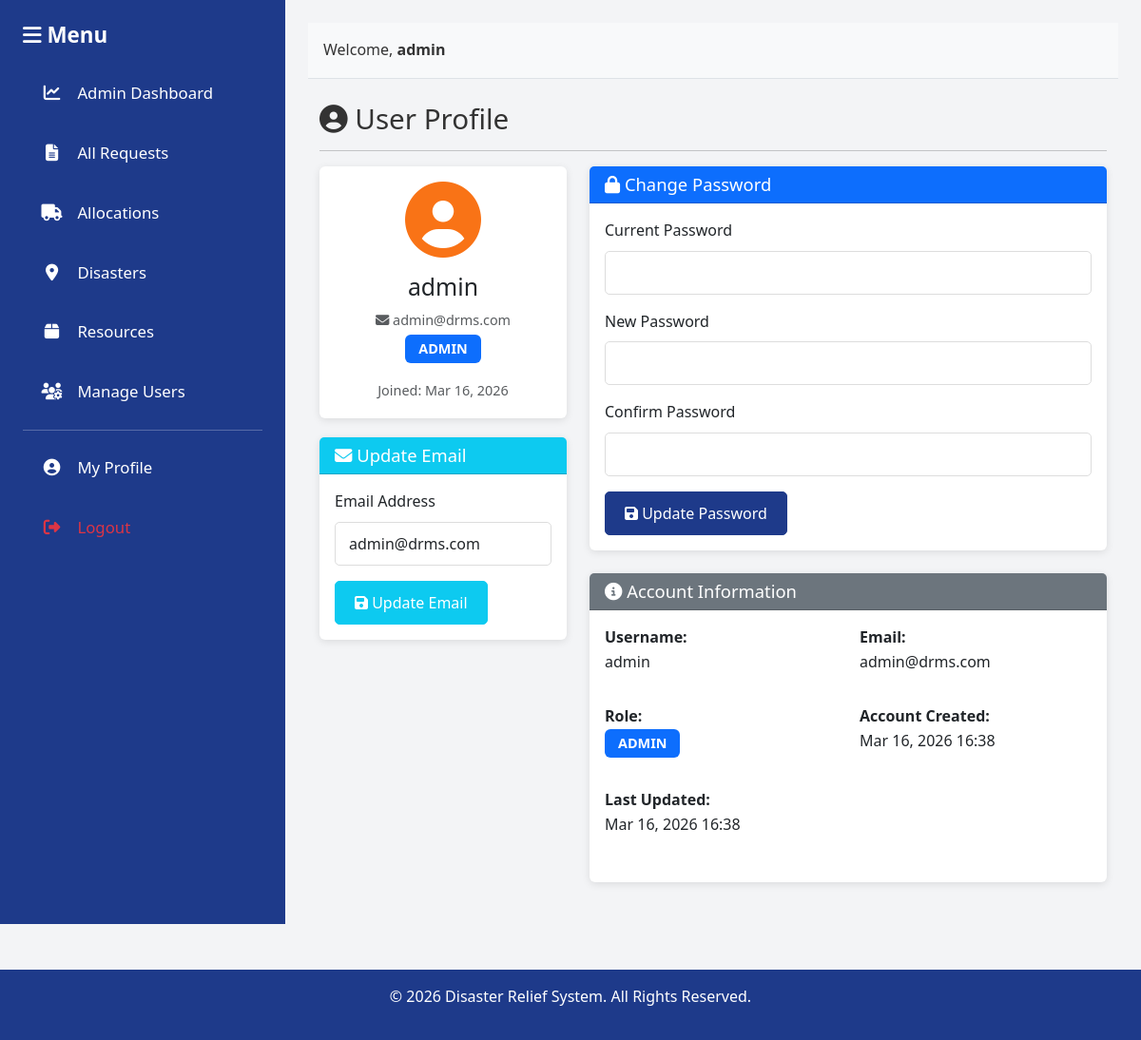
The app's page /profile.php (signed in) with its own data.
### tables this page shows
CREATE TABLE IF NOT EXISTS `users` (
    `id` INT PRIMARY KEY AUTO_INCREMENT,
    `username` VARCHAR(100) NOT NULL UNIQUE,
    `email` VARCHAR(255) DEFAULT NULL UNIQUE,
    `password` VARCHAR(255) NOT NULL,
    `role` VARCHAR(50) NOT NULL DEFAULT 'user',
    `location` VARCHAR(255),
    `created_at` TIMESTAMP DEFAULT CURRENT_TIMESTAMP,
    `updated_at` TIMESTAMP DEFAULT CURRENT_TIMESTAMP ON UPDATE CURRENT_TIMESTAMP
);

### config/auth.php (called while the page is built, shortened)
<?php
function is_logged_in() {
    return isset($_SESSION['user_id']);
}
function get_user_info() {
    global $conn;
    $user_id = $_SESSION['user_id'];
    $query = "SELECT * FROM users WHERE id = ?";
    $stmt = $conn->prepare($query);
    $stmt->bind_param("i", $user_id);
    $stmt->execute();
    return $stmt->get_result()->fetch_assoc();
}
?>

### profile.php (the view, shortened to what this page needs)
<?php
require_once 'config/database.php';
require_once 'config/auth.php';
$user = get_user_info();
?>
<!DOCTYPE html>
<html lang="en">
<head>
    <link href="https://cdn.jsdelivr.net/npm/bootstrap@5.3.0/dist/css/bootstrap.min.css" rel="stylesheet">
    <link href="https://cdnjs.cloudflare.com/ajax/libs/font-awesome/6.4.0/css/all.min.css" rel="stylesheet">
    <link href="assets/css/style.css" rel="stylesheet">
</head>
<body>
    <div class="container-fluid">
        <div class="row" style="min-height: 100vh;">
            <?php include 'includes/sidebar.php'; ?>
            <div class="col-md-9 p-4" style="background-color: #F3F4F6;">
                <?php include 'includes/header.php'; ?>
                <div class="container mt-4">
                    <h2><i class="fas fa-user-circle"></i> User Profile</h2>
                    <hr>
                    <div class="row">
                        <div class="col-md-4">
                            <div class="card">
                                <div class="card-body text-center">
                                    <i class="fas fa-user-circle" style="font-size: 80px; color: #F97316;"></i>
                                    <h3 class="mt-3"><?php echo htmlspecialchars($user['username']); ?></h3>
                                    <?php if (!empty($user['email'])): ?>
                                        <p class="text-muted mb-1"><i class="fas fa-envelope"></i> <?php echo htmlspecialchars($user['email']); ?></p>
                                    <?php endif; ?>
                                    <p class="text-muted">
                                        <span class="badge bg-primary"><?php echo strtoupper($user['role']); ?></span>
                                    </p>
                                    <small class="text-muted">
                                        Joined: <?php echo date('M d, Y', strtotime($user['created_at'])); ?>
                                    </small>
                                </div>
                            </div>
                            <div class="card mt-3">
                                <div class="card-header bg-info text-white">
                                    <h5 class="mb-0"><i class="fas fa-envelope"></i> Update Email</h5>
                                </div>
                                <div class="card-body">
                                    <form method="POST" action="">
                                        <div class="mb-3">
                                            <label for="email" class="form-label">Email Address</label>
                                            <input type="email" class="form-control" id="email" name="email"
                                                   value="<?php echo htmlspecialchars($user['email'] ?? ''); ?>"
                                                   placeholder="Enter your email address">
                                        </div>
                                        <button type="submit" class="btn btn-info text-white">
                                            <i class="fas fa-save"></i> Update Email
                                        </button>
                                    </form>
                                </div>
                            </div>
                        </div>
                        <div class="col-md-8">
                            <div class="card">
                                <div class="card-header bg-primary text-white">
                                    <h5 class="mb-0"><i class="fas fa-lock"></i> Change Password</h5>
                                </div>
                                <div class="card-body">
                                    <form method="POST" action="">
                                        <div class="mb-3">
                                            <label for="current_password" class="form-label">Current Password</label>
                                            <input type="password" class="form-control" id="current_password" name="current_password" required>
                                        </div>
                                        <div class="mb-3">
                                            <label for="new_password" class="form-label">New Password</label>
                                            <input type="password" class="form-control" id="new_password" name="new_password" required>
                                        </div>
                                        <div class="mb-3">
                                            <label for="confirm_password" class="form-label">Confirm Password</label>
                                            <input type="password" class="form-control" id="confirm_password" name="confirm_password" required>
                                        </div>
                                        <button type="submit" class="btn btn-primary">
                                            <i class="fas fa-save"></i> Update Password
                                        </button>
                                    </form>
                                </div>
                            </div>
                            <div class="card mt-4">
                                <div class="card-header bg-secondary text-white">
                                    <h5 class="mb-0"><i class="fas fa-info-circle"></i> Account Information</h5>
                                </div>
                                <div class="card-body">
                                    <div class="row mb-3">
                                        <div class="col-md-6">
                                            <strong>Username:</strong>
                                            <p><?php echo htmlspecialchars($user['username']); ?></p>
                                        </div>
                                        <div class="col-md-6">
                                            <strong>Email:</strong>
                                            <p><?php echo htmlspecialchars($user['email'] ?? 'Not set'); ?></p>
                                        </div>
                                    </div>
                                    <div class="row mb-3">
                                        <div class="col-md-6">
                                            <strong>Role:</strong>
                                            <p><span class="badge bg-primary"><?php echo strtoupper($user['role']); ?></span></p>
                                        </div>
                                        <div class="col-md-6">
                                            <strong>Account Created:</strong>
                                            <p><?php echo date('M d, Y H:i', strtotime($user['created_at'])); ?></p>
                                        </div>
                                    </div>
                                    <div class="row mb-3">
                                        <div class="col-md-6">
                                            <strong>Last Updated:</strong>
                                            <p><?php echo date('M d, Y H:i', strtotime($user['updated_at'])); ?></p>
                                        </div>
                                    </div>
                                </div>
                            </div>
                        </div>
                    </div>
                </div>
            </div>
        </div>
    </div>
    <?php include 'includes/footer.php'; ?>
</body>
</html>

### assets/css/style.css (style rules this page uses)
:root { --primary: #1E3A8A; --secondary: #F97316; --background: #F3F4F6; --danger: #DC2626; }
* { margin: 0; padding: 0; box-sizing: border-box; }
body { font-family: 'Segoe UI', Tahoma, Geneva, Verdana, sans-serif; font-size: 16px; line-height: 1.6; background-color: var(--background); color: #333; }
h2 { font-size: 1.85rem; }
h3 { font-size: 1.55rem; }
h5 { font-size: 1.15rem; }
p, li, span, a, label, td, th, div { font-size: inherit; }
.btn-primary { background-color: var(--primary) !important; border-color: var(--primary) !important; }
.card { border: none; box-shadow: 0 2px 8px rgba(0, 0, 0, 0.1); margin-bottom: 20px; }
.card-header { background-color: var(--primary); color: white; font-size: 1.1rem; }
.card-body { font-size: 1rem; }
.badge { padding: 8px 14px; font-size: 0.9rem; }
.form-control, .form-select { border-radius: 5px; border: 1px solid #ddd; font-size: 1rem; padding: 10px 14px; }
.form-label { font-size: 1rem; font-weight: 500; }
.btn { border-radius: 5px; font-weight: 500; font-size: 1rem; padding: 10px 20px; }
small, .small, .text-muted { font-size: 0.9rem !important; }

### records on screen
users: username "admin", email "admin@drms.com", role "ADMIN", created_at "Mar 16, 2026", created_at "Mar 16, 2026 16:38", updated_at "Mar 16, 2026 16:38"

### other values on screen
$_SESSION['username'] "admin"
